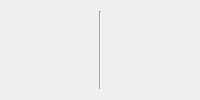
                        <widget class="QWidget" name="tab_hire">
                            <attribute name="title">
                                <string>聘用教师</string>
                            </attribute>
                            <layout class="QHBoxLayout" name="horizontalLayoutHire">
                                <item>
                                    <widget class="QWidget" name="hireInformationInput" native="true">
                                        <widget class="QLabel" name="lb_hire_input">
                                            <property name="geometry">
                                                <rect>
                                                    <x>80</x>
                                                    <y>40</y>
                                                    <width>160</width>
                                                    <height>30</height>
                                                </rect>
                                            </property>
                                            <property name="sizePolicy">
                                                <sizepolicy hsizetype="Maximum" vsizetype="Preferred">
                                                    <horstretch>0</horstretch>
                                                    <verstretch>0</verstretch>
                                                </sizepolicy>
                                            </property>
                                            <property name="text">
                                                <string>雇用教师信息输入</string>
                                            </property>
                                            <property name="alignment">
                                                <set>Qt::AlignCenter</set>
                                            </property>
                                        </widget>
                                        <widget class="QLabel" name="lb_hire_input_name">
                                            <property name="geometry">
                                                <rect>
                                                    <x>50</x>
                                                    <y>80</y>
                                                    <width>80</width>
                                                    <height>30</height>
                                                </rect>
                                            </property>
                                            <property name="text">
                                                <string>姓名</string>
                                            </property>
                                        </widget>
                                        <widget class="QLineEdit" name="le_hire_input_name">
                                            <property name="geometry">
                                                <rect>
                                                    <x>130</x>
                                                    <y>80</y>
                                                    <width>120</width>
                                                    <height>30</height>
                                                </rect>
                                            </property>
                                            <property name="maxLength">
                                                <number>20</number>
                                            </property>
                                        </widget>
                                        <widget class="QLabel" name="lb_hire_input_rank">
                                            <property name="geometry">
                                                <rect>
                                                    <x>50</x>
                                                    <y>140</y>
                                                    <width>80</width>
                                                    <height>30</height>
                                                </rect>
                                            </property>
                                            <property name="text">
                                                <string>职称</string>
                                            </property>
                                        </widget>
                                        <widget class="QComboBox" name="cmbBx_hire_input_rank">
                                            <property name="geometry">
                                                <rect>
                                                    <x>130</x>
                                                    <y>140</y>
                                                    <width>120</width>
                                                    <height>30</height>
                                                </rect>
                                            </property>
                                            <property name="editable">
                                                <bool>false</bool>
                                            </property>
                                            <item>
                                                <property name="text">
                                                    <string>--请选择--</string>
                                                </property>
                                            </item>
                                            <item>
                                                <property name="text">
                                                    <string>三级教师</string>
                                                </property>
                                            </item>
                                            <item>
                                                <property name="text">
                                                    <string>二级教师</string>
                                                </property>
                                            </item>
                                            <item>
                                                <property name="text">
                                                    <string>一级教师</string>
                                                </property>
                                            </item>
                                            <item>
                                                <property name="text">
                                                    <string>高级教师</string>
                                                </property>
                                            </item>
                                            <item>
                                                <property name="text">
                                                    <string>正高级教师</string>
                                                </property>
                                            </item>
                                        </widget>
                                        <widget class="QLabel" name="lb_hire_input_subject">
                                            <property name="geometry">
                                                <rect>
                                                    <x>50</x>
                                                    <y>200</y>
                                                    <width>80</width>
                                                    <height>30</height>
                                                </rect>
                                            </property>
                                            <property name="text">
                                                <string>科目</string>
                                            </property>
                                        </widget>
                                        <widget class="QComboBox" name="cmbBx_hire_input_subject">
                                            <property name="geometry">
                                                <rect>
                                                    <x>130</x>
                                                    <y>200</y>
                                                    <width>120</width>
                                                    <height>30</height>
                                                </rect>
                                            </property>
                                            <property name="editable">
                                                <bool>false</bool>
                                            </property>
                                            <item>
                                                <property name="text">
                                                    <string>--请选择--</string>
                                                </property>
                                            </item>
                                            <item>
                                                <property name="text">
                                                    <string>语文</string>
                                                </property>
                                            </item>
                                            <item>
                                                <property name="text">
                                                    <string>数学</string>
                                                </property>
                                            </item>
                                            <item>
                                                <property name="text">
                                                    <string>外语</string>
                                                </property>
                                            </item>
                                            <item>
                                                <property name="text">
                                                    <string>物理</string>
                                                </property>
                                            </item>
                                            <item>
                                                <property name="text">
                                                    <string>化学</string>
                                                </property>
                                            </item>
                                            <item>
                                                <property name="text">
                                                    <string>生物</string>
                                                </property>
                                            </item>
                                            <item>
                                                <property name="text">
                                                    <string>政治</string>
                                                </property>
                                            </item>
                                            <item>
                                                <property name="text">
                                                    <string>历史</string>
                                                </property>
                                            </item>
                                            <item>
                                                <property name="text">
                                                    <string>地理</string>
                                                </property>
                                            </item>
                                            <item>
                                                <property name="text">
                                                    <string>通用技术</string>
                                                </property>
                                            </item>
                                            <item>
                                                <property name="text">
                                                    <string>信息技术</string>
                                                </property>
                                            </item>
                                            <item>
                                                <property name="text">
                                                    <string>体育</string>
                                                </property>
                                            </item>
                                            <item>
                                                <property name="text">
                                                    <string>音乐</string>
                                                </property>
                                            </item>
                                            <item>
                                                <property name="text">
                                                    <string>美术</string>
                                                </property>
                                            </item>
                                        </widget>
                                        <widget class="QPushButton" name="pb_hire_input_confirm">
                                            <property name="geometry">
                                                <rect>
                                                    <x>50</x>
                                                    <y>300</y>
                                                    <width>100</width>
                                                    <height>30</height>
                                                </rect>
                                            </property>
                                            <property name="text">
                                                <string>确定</string>
                                            </property>
                                        </widget>
                                        <widget class="QPushButton" name="pb_hire_input_cancel">
                                            <property name="geometry">
                                                <rect>
                                                    <x>210</x>
                                                    <y>300</y>
                                                    <width>100</width>
                                                    <height>30</height>
                                                </rect>
                                            </property>
                                            <property name="text">
                                                <string>取消</string>
                                            </property>
                                        </widget>
                                    </widget>
                                </item>
                                <item>
                                    <widget class="Line" name="line">
                                        <property name="minimumSize">
                                            <size>
                                                <width>5</width>
                                                <height>0</height>
                                            </size>
                                        </property>
                                        <property name="orientation">
                                            <enum>Qt::Vertical</enum>
                                        </property>
                                    </widget>
                                </item>
                                <item>
                                    <widget class="QWidget" name="hireInformationOutput" native="true">
                                        <widget class="QLabel" name="lb_hire_output">
                                            <property name="enabled">
                                                <bool>true</bool>
                                            </property>
                                            <property name="geometry">
                                                <rect>
                                                    <x>80</x>
                                                    <y>40</y>
                                                    <width>160</width>
                                                    <height>30</height>
                                                </rect>
                                            </property>
                                            <property name="sizePolicy">
                                                <sizepolicy hsizetype="Maximum" vsizetype="Preferred">
                                                    <horstretch>0</horstretch>
                                                    <verstretch>0</verstretch>
                                                </sizepolicy>
                                            </property>
                                            <property name="text">
                                                <string>雇用教师成功</string>
                                            </property>
                                            <property name="alignment">
                                                <set>Qt::AlignCenter</set>
                                            </property>
                                        </widget>
                                        <widget class="QLabel" name="lb_hire_output_id">
                                            <property name="geometry">
                                                <rect>
                                                    <x>50</x>
                                                    <y>80</y>
                                                    <width>80</width>
                                                    <height>30</height>
                                                </rect>
                                            </property>
                                            <property name="text">
                                                <string>编号</string>
                                            </property>
                                        </widget>
                                        <widget class="QLineEdit" name="le_hire_output_id">
                                            <property name="geometry">
                                                <rect>
                                                    <x>130</x>
                                                    <y>80</y>
                                                    <width>120</width>
                                                    <height>30</height>
                                                </rect>
                                            </property>
                                        </widget>
                                        <widget class="QLabel" name="lb_hire_output_name">
                                            <property name="geometry">
                                                <rect>
                                                    <x>50</x>
                                                    <y>140</y>
                                                    <width>80</width>
                                                    <height>30</height>
                                                </rect>
                                            </property>
                                            <property name="text">
                                                <string>姓名</string>
                                            </property>
                                        </widget>
                                        <widget class="QLineEdit" name="le_hire_output_name">
                                            <property name="geometry">
                                                <rect>
                                                    <x>130</x>
                                                    <y>140</y>
                                                    <width>120</width>
                                                    <height>30</height>
                                                </rect>
                                            </property>
                                        </widget>
                                        <widget class="QLabel" name="lb_hire_output_rank">
                                            <property name="geometry">
                                                <rect>
                                                    <x>50</x>
                                                    <y>200</y>
                                                    <width>80</width>
                                                    <height>30</height>
                                                </rect>
                                            </property>
                                            <property name="text">
                                                <string>职称</string>
                                            </property>
                                        </widget>
                                        <widget class="QLineEdit" name="le_hire_output_rank">
                                            <property name="geometry">
                                                <rect>
                                                    <x>130</x>
                                                    <y>200</y>
                                                    <width>120</width>
                                                    <height>30</height>
                                                </rect>
                                            </property>
                                        </widget>
                                        <widget class="QLabel" name="lb_hire_output_subject">
                                            <property name="geometry">
                                                <rect>
                                                    <x>50</x>
                                                    <y>260</y>
                                                    <width>80</width>
                                                    <height>30</height>
                                                </rect>
                                            </property>
                                            <property name="text">
                                                <string>科目</string>
                                            </property>
                                        </widget>
                                        <widget class="QLineEdit" name="le_hire_output_subject">
                                            <property name="geometry">
                                                <rect>
                                                    <x>130</x>
                                                    <y>260</y>
                                                    <width>120</width>
                                                    <height>30</height>
                                                </rect>
                                            </property>
                                        </widget>
                                        <widget class="QPushButton" name="pb_hire_output_clear">
                                            <property name="geometry">
                                                <rect>
                                                    <x>120</x>
                                                    <y>390</y>
                                                    <width>80</width>
                                                    <height>30</height>
                                                </rect>
                                            </property>
                                            <property name="text">
                                                <string>清除</string>
                                            </property>
                                        </widget>
                                        <widget class="QLabel" name="lb_hire_output_hireDate">
                                            <property name="geometry">
                                                <rect>
                                                    <x>50</x>
                                                    <y>320</y>
                                                    <width>80</width>
                                                    <height>30</height>
                                                </rect>
                                            </property>
                                            <property name="text">
                                                <string>入职日期</string>
                                            </property>
                                        </widget>
                                        <widget class="QLineEdit" name="le_hire_output_hireDate">
                                            <property name="geometry">
                                                <rect>
                                                    <x>130</x>
                                                    <y>320</y>
                                                    <width>120</width>
                                                    <height>30</height>
                                                </rect>
                                            </property>
                                        </widget>
                                    </widget>
                                </item>
                            </layout>
                        </widget>
